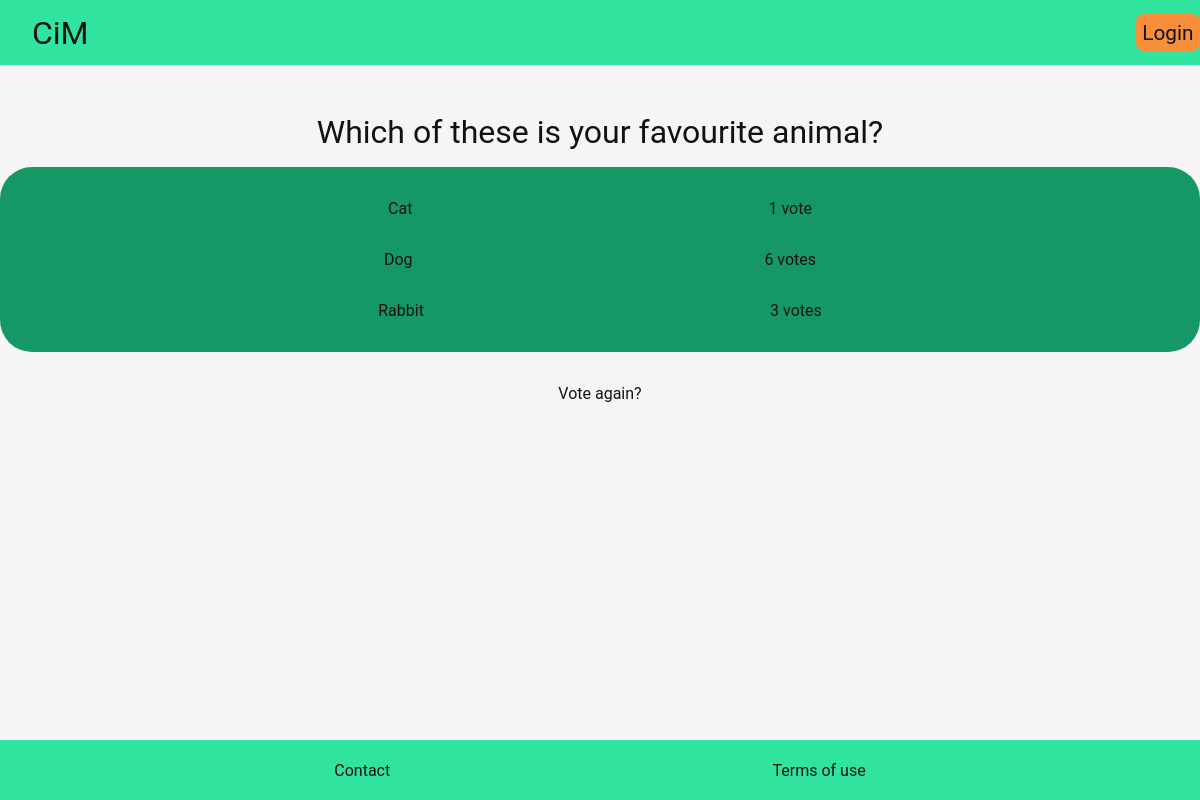
The page /polls/4/results/ on the database its author committed.
### polls/models.py (models this page shows, shortened)
class Question(models.Model):
    question_text = models.CharField(max_length=200)
    question_descripion = models.TextField(max_length=2000, default='')
    pub_date = models.DateTimeField('date published')

class Choice(models.Model):
    question = models.ForeignKey(Question, on_delete=models.CASCADE)
    choice_text = models.CharField(max_length=200)
    votes = models.IntegerField(default=0)

### polls/views.py (the view)
# urls.py: path('<int:question_id>/results/', views.results, name='results'),
def results(request, question_id):
    question = get_object_or_404(Question, pk=question_id)
    return render(request, 'polls/results.html', {'question': question})

### polls/templates/polls/results.html
{% extends "basic/basic.html" %}
{% block main %}
    <h1>{{ question.question_text }} </h1>
    <div class="poll-results">
    {% for choice in question.choice_set.all %}
        <div class="poll-choices">
           <div class="poll-choice-text"> {{ choice.choice_text }}</div>
           <div class="poll-choice-votes">{{choice.votes}} vote{{choice.votes|pluralize}}</div>
        </div>
    {% endfor %}
    </div>
    <a href="{% url 'polls:detail' question.id %}"> Vote again?</a>
{% endblock main %}

### static/css/styles.css (style rules this page uses)
body { margin: 0; padding: 0; font-family: 'Roboto'; color: #121213; background-color: #f5f5f5; height: 100%; }
a, h1, h2, h3 { text-decoration: none; font-weight: 400; color: inherit; }
.main h1 { margin: 0; padding: 1rem; font-weight: 400; }
.poll-results { padding: 2rem; border-radius: 2rem; display: -ms-grid; display: grid; gap: 2rem; margin-bottom: 2rem; background-color: #159866; }
.poll-results .poll-choices { display: -webkit-box; display: -ms-flexbox; display: flex; -webkit-box-pack: space-evenly; -ms-flex-pack: space-evenly; justify-content: space-evenly; }

### rows shown on the page
Question: question_text "Which of these is your favourite animal?"
Choice: choice_text "Cat", votes "1"
Choice: choice_text "Dog", votes "6"
Choice: choice_text "Rabbit", votes "3"
